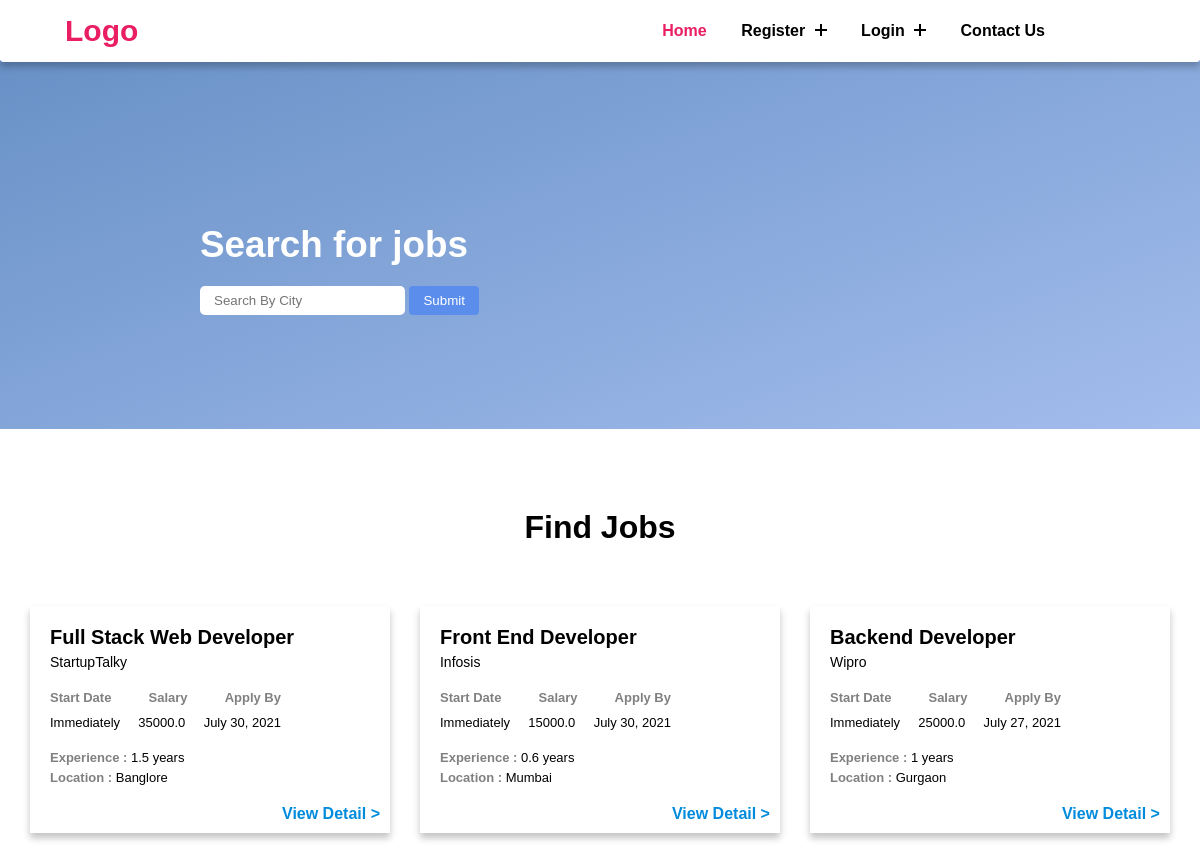
The page / on the database its author committed.
### job_portal_app/models.py (models this page shows)
class PostJob(models.Model):
    employer = models.ForeignKey(EmployerRegister, on_delete=models.CASCADE)
    start_date = models.DateField()
    end_date = models.DateField()
    title = models.CharField(max_length=100)
    company_name = models.CharField(max_length=200)
    company_website = models.CharField(max_length=100)
    salary = models.FloatField(max_length=100)
    description = models.TextField()
    experience = models.CharField(max_length=100)
    location = models.CharField(max_length=100)
    skills = models.CharField(max_length=100)
    creationdate = models.DateField()

### job_portal_app/views.py (the view)
# urls.py: 2. Add a URL to urlpatterns:  path('', views.home, name='home')
def home(request):
    job = PostJob.objects.all()
    city_search = PostJob.objects.values_list('location', flat=True)
    city = request.GET.get('city')
    jobSearch = PostJob.objects.filter(location=city)
    if 'city' in request.GET:
        city = request.GET['city']
        if city:
            jobSearch = jobSearch.filter(location=city)
    context = {
        'job': job,
        'jobSearch': jobSearch,
        'city_search': city_search,
    }
    return render(request, 'home.html', context)

### job_portal_app/templates/home.html (shortened to what this page needs)
{% extends 'base.html' %}
{% load static %}
{% block content %}
{% include 'navbar.html' %}
<link rel="stylesheet" href="{% static 'home.css' %}">
<header class="home">
    <div class="container">
        <div class="row">
            <div class="col-md-10 offset-md-1">
                <div class="site-heading">
                    <h1 class="heading">
                        Search for jobs
                    </h1>
                    <span class="inputContainer">
                        <form method="" action="">
                            <input type="text" name="city" placeholder="Search By City" autocomplete="off" required />
                            <button type="submit">Submit</button>
                        </form>
                    </span>
                </div>
            </div>
        </div>
    </div>
</header>
<div class="wrapper findJobs">
    <div class="header">
        <h1 class="header__title">Find Jobs</h1>
    </div>
    {% if job %}
    <div class="cards">
        {% for i in job %}
        <div class="card">
            <div class="card__inner">
                <div class="">
                    <h3 class="job_title">{{i.title}}</h3>
                    <p class="company_name">{{i.company_name}}</p>
                </div>
                <div class="headingsContainer">
                    <div class="headings">
                        <p>Start Date</p>
                        <p>Salary</p>
                        <p>Apply By</p>
                    </div>
                    <div class="headingsDetail">
                        <p>Immediately</p>
                        <p>{{ i.salary }}</p>
                        <p>{{ i.end_date }}</p>
                    </div>
                </div>
                <p class="experience"><span>Experience :</span> {{ i.experience }} years</p>
                <p class="location"><span>Location :</span> {{ i.location }}</p>
                <div class="view_detail">
                    <a href="{% url 'jobDetails' i.id %}">View Detail ></a>
                </div>
            </div>
        </div>
        {% endfor %}
    </div>
    {% else %}
    <hr>
    <h1 style="text-align: center; margin-top: 30px;">No results found</h1>
    {% endif %}
</div>
{% endblock %}

### job_portal_app/templates/base.html (shortened to what this page needs)
{% load static %}
<!DOCTYPE html>
<html lang="en">
<head>
    <link rel="stylesheet" href="https://cdnjs.cloudflare.com/ajax/libs/font-awesome/5.10.0/css/all.min.css"
 />
    <link rel="stylesheet" href="{% static 'style.css' %}">
</head>
<body>
    {% block content %} {% endblock %}
</body>
</html>

### job_portal_app/templates/navbar.html (shortened to what this page needs)
{% load static %}
<link rel="stylesheet" href="{% static 'navbar.css' %}">
<header class="navbarHeader navbar">
    <div class="container">
        <div class="header-main">
            <div class="logo">
                <a href="/">Logo</a>
            </div>
            <nav class="nav-menu">
                <ul class="menu">
                    {% if not request.user.is_authenticated %}
                    <li class="menu-item">
                        <a href="/" {% if '/' == request.path %} class="active" {% else %} class="" {% endif %}>Home</a>
                    </li>
                    <li class="menu-item menu-item-has-children">
                        <a href="#" data-toggle="sub-menu" {% if '/candidateRegister' == request.path %} class="active" {% elif '/employerRegister' == request.path %} class="active" {% else %} class="" {% endif %}>Register <i class="plus"></i></a>
                    </li>
                    <li class="menu-item menu-item-has-children">
                        <a href="#" data-toggle="sub-menu" {% if '/candidateLogin' == request.path %} class="active" {% elif '/employerLogin' == request.path %} class="active" {% elif '/adminLogin' == request.path %} class="active" {% else %} class="" {% endif %}>Login <i class="plus"></i></a>
                    </li>
                    <li class="menu-item">
                        <a href="{% url 'contact' %}" {% if '/contact' == request.path %} class="active" {% else %} class="" {% endif %}>Contact Us</a>
                    </li>
                    {% endif %}
                </ul>
            </nav>
        </div>
    </div>
</header>

### job_portal_app/static/style.css (style rules this page uses)
* { margin: 0; padding: 0; font-family: sans-serif; }
*, *:after, *:before { -webkit-box-sizing: border-box; -moz-box-sizing: border-box; -ms-box-sizing:border-box; -o-box-sizing:border-box; box-sizing: border-box; }

### job_portal_app/static/navbar.css (style rules this page uses)
.navbar .container { margin: auto; box-shadow: 0 5px 7px 0 rgba(0, 0, 0, .24); }
.navbar ul { list-style: none; margin: 0; padding: 0; }
.navbar a { text-decoration: none; }
.navbarHeader { position: absolute; width: 100%; left: 0; top: 0; z-index: 99; padding: 0; }
.header-main { background-color: #ffffff; display: flex; justify-content: space-between; align-items: center; padding: 10px 140px 10px 50px; border-radius: 4px; }
.navbarHeader .logo { padding: 0 15px; }
.navbarHeader .logo a { font-size: 30px; text-transform: capitalize; color: #e91e63; font-weight: 600; }
.navbarHeader .nav-menu { padding: 0 15px; }
.navbarHeader .menu>.menu-item { display: inline-block; margin-left: 30px; position: relative; }
.navbarHeader .menu>.menu-item>a { display: block; padding: 12px 0; font-size: 16px; color: #000000; font-weight: 600; transition: all 0.3s ease; }
.navbarHeader .menu>.menu-item>a .plus { display: inline-block; height: 12px; width: 12px; position: relative; margin-left: 5px; pointer-events: none; }
.navbarHeader .menu>.menu-item>a .plus:before, .navbarHeader .menu>.menu-item>a .plus:after { content: ''; position: absolute; box-sizing: border-box; left: 50%; top: 50%; background-color: #000000; height: 2px; width: 100%; transform: translate(-50%, -50%); transition: all 0.3s ease; }
.navbarHeader .menu>.menu-item>a .plus:after { transform: translate(-50%, -50%) rotate(-90deg); }
.navbarHeader .menu>.menu-item>.sub-menu>.menu-item>a:hover, .navbarHeader .menu>.menu-item:hover>a, .navbarHeader .menu>.menu-item>a.active { color: #e91e63; }

### job_portal_app/static/home.css (style rules this page uses)
.home { padding-top: 4rem; padding-bottom: 4rem; margin-bottom: 3rem; background: #a3bded; background: -webkit-linear-gradient(-20deg, #a3bded 0%, #6991c7 100%); background: -moz-linear-gradient(-20deg, #a3bded 0%, #6991c7 100%); background: linear-gradient(-20deg, #a3bded 0%, #6991c7 100%); margin-top: 60px; }
.home .site-heading { padding: 100px 0 50px; color: #fff; margin-left: 200px; }
.home .site-heading h1 { font-size: 2.3rem; }
.home .site-heading .inputContainer { display: block; font-weight: 300; margin: 0.625rem 0 0; color: #fff; }
.home .site-heading .inputContainer input { border: none; outline: none; padding: 7px 14px; border-radius: 5px; margin-top: 10px; text-transform: capitalize; }
.home .site-heading .inputContainer button { border: none; outline: none; padding: 7px 14px; background: #5b8eec; color: #fff; border-radius: 4px; cursor: pointer; }
.wrapper { margin: 5em auto; max-width: 100%; }
.wrapper .header { text-align: center; }
.wrapper .header__title { margin-bottom: 30px; }
.wrapper .cards { padding: 15px; display: flex; flex-flow: row wrap; }
.wrapper .card { margin: 15px; width: calc((100% / 3) - 30px); transition: all 0.2s ease-in-out; }
.wrapper .card__inner { width: 100%; padding: 20px 10px 10px 20px; position: relative; background-color: #fff; color: #000; transition: all 0.2s ease-in-out; box-shadow: 0 5px 7px 0 rgba(0, 0, 0, .24); }
.wrapper .card__inner .job_title { font-size: 20px; }
.wrapper .card__inner .company_name { margin-top: 5px; font-size: 14px; font-weight: 500; }
.wrapper .card__inner:after { transition: all 0.3s ease-in-out; }
.wrapper .card__inner .headingsContainer { width: 70%; }
.wrapper .card__inner .headings { display: flex; align-items: center; justify-content: space-between; margin-top: 20px; font-size: 13px; font-weight: bold; color: gray; }
.wrapper .card__inner .headingsDetail { display: flex; align-items: center; justify-content: space-between; font-size: 13px; margin-top: 10px; }
.wrapper .card__inner .experience span, .wrapper .card__inner .location span { font-weight: bold; color: gray; }
.wrapper .card__inner .experience { font-size: 13px; margin-top: 20px; margin-bottom: 5px; }
.wrapper .card__inner .location { font-size: 13px; }
.wrapper .card__inner .view_detail { display: flex; align-items: center; justify-content: flex-end; margin-bottom: 0 !important; margin-top: 20px; }
.wrapper .card__inner .view_detail a { color: #008BDC; text-decoration: none; font-weight: 700; }

### rows shown on the page
PostJob: title "Full Stack Web Developer", company_name "StartupTalky", salary "35000.0", end_date "July 30, 2021", experience "1.5", location "Banglore"
PostJob: title "Front End Developer", company_name "Infosis", salary "15000.0", end_date "July 30, 2021", experience "0.6", location "Mumbai"
PostJob: title "Backend Developer", company_name "Wipro", salary "25000.0", end_date "July 27, 2021", experience "1", location "Gurgaon"
